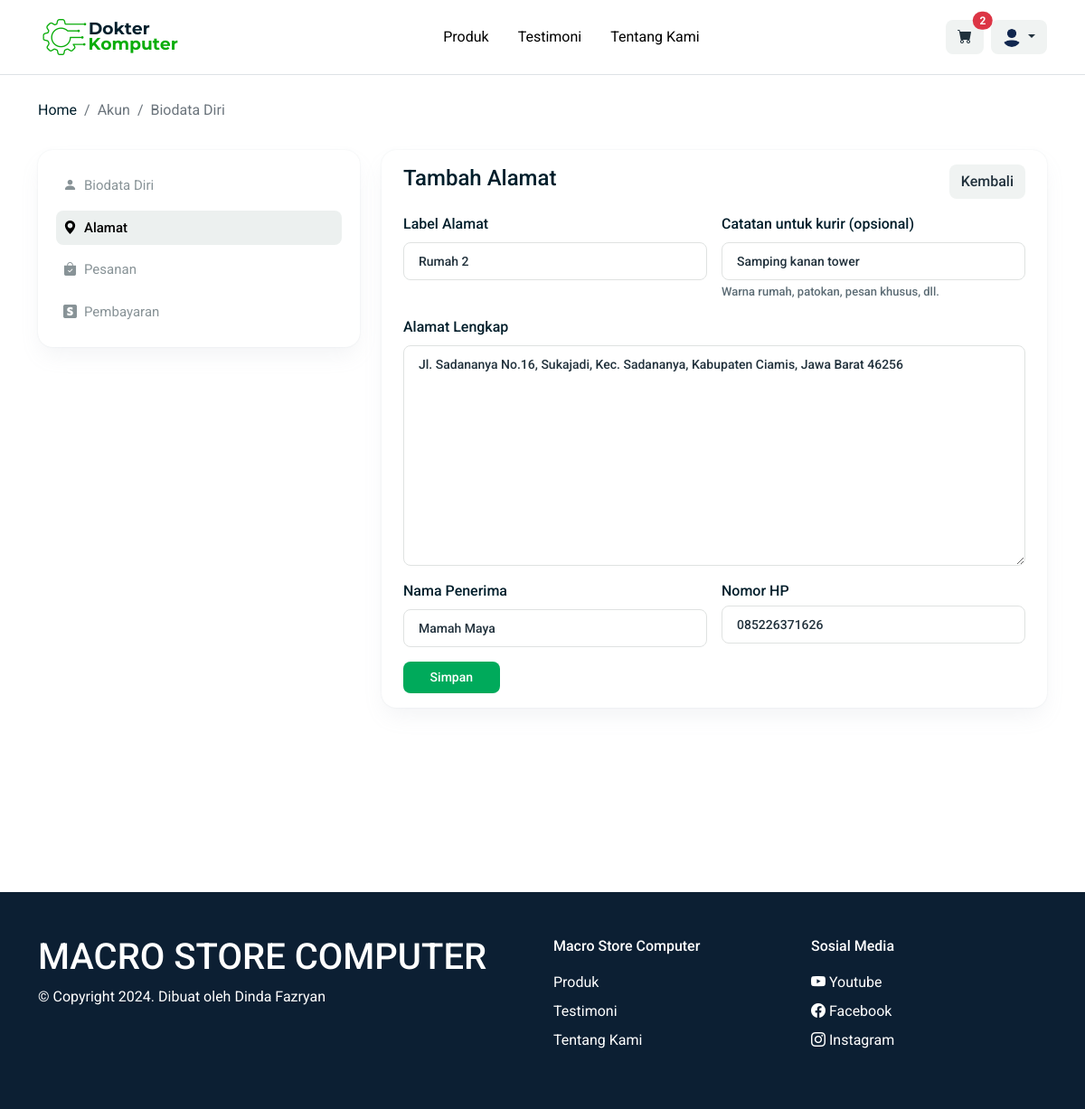
Screenshot of /akun/editalamat.php?id_alamat=5 (signed in) with the database file from the repository.
### tables this page shows
CREATE TABLE `alamat` (
  `id_alamat` int(11) NOT NULL,
  `id_user` int(11) NOT NULL,
  `label_alamat` varchar(200) NOT NULL,
  `alamat_lengkap` text NOT NULL,
  `catatan` text NOT NULL,
  `penerima` varchar(200) NOT NULL,
  `nohp_penerima` varchar(20) NOT NULL,
  `is_aktif` tinyint(4) NOT NULL DEFAULT 0
);

### fungsi.php (called while the page is built, shortened)
<?php
include "db/koneksi.php";
function show($query)
{
    global $koneksi;
    $result = mysqli_query($koneksi, $query);
    $rows = [];
    while ($row = mysqli_fetch_assoc($result)) {
        $rows[] = $row;
    }
    return $rows;
}

### akun/editalamat.php (the view, shortened to what this page needs)
<?php
include "../db/koneksi.php";
include "../fungsi.php";
$id_alamat = $_GET["id_alamat"];
$alamat = show("SELECT * FROM alamat WHERE id_alamat = '$id_alamat'");
?>
<!DOCTYPE html>
<html lang="en">
<head>
    <link rel="stylesheet" href="../asset/css/bootstrap.css">
    <link rel="stylesheet" href="../asset/css/style.css">
    <link rel="stylesheet" href="https://cdn.jsdelivr.net/npm/bootstrap-icons@1.10.3/font/bootstrap-icons.css">
</head>
<body>
    <?php include "navbar.php" ?>
    <section id="hero">
        <div class="container mb-3">
            <div class="row">
                <nav aria-label="breadcrumb">
                    <ol class="breadcrumb">
                        <li class="breadcrumb-item"><a href="index.php">Home</a></li>
                        <li class="breadcrumb-item active">Akun</li>
                        <li class="breadcrumb-item active" aria-current="page">Biodata Diri</li>
                    </ol>
                </nav>
            </div>
        </div>
        <div class="container">
            <div class="row">
                <div class="col-md-4">
                    <?php include "sidebar.php"; ?>
                </div>
                <div class="col-md-8">
                    <div class="card py-3 px-4 border-0 shadow-1 rounded-16" style="margin-bottom: 140px;">
                        <div class="row mb-3 justify-content-between align-items-center">
                            <div class="col-8">
                                <h4>Tambah Alamat</h4>
                            </div>
                            <div class="col-4 text-end ">
                                <a href="alamat.php" class="btn btn-gray fw-500">Kembali</a>
                            </div>
                        </div>
                        <form action="" method="post">
                            <div class="row row-cols-1 row-cols-lg-2 g-2 g-lg-3 mb-3">
                                <div class="col">
                                    <label for="label_alamat" class="fw-500 mb-2">Label Alamat</label>
                                    <input type="text" name="label_alamat" id="label_alamat" class="form-control" maxlength="20" required autocomplete="off" value="<?= $alamat[0]['label_alamat'] ?>">
                                </div>
                                <div class="col">
                                    <label for="catatan" class="fw-500 mb-2">Catatan untuk kurir (opsional)</label>
                                    <input type="text" name="catatan" id="catatan" class="form-control" maxlength="60" autocomplete="off" value="<?= $alamat[0]['catatan'] ?>">
                                    <small class="fw-500 fs-13 text-gray">Warna rumah, patokan, pesan khusus, dll.</small>
                                </div>
                            </div>
                            <div class="row row-cols-1 g-2 g-lg-3 mb-3">
                                <div class="col">
                                    <label for="alamat_lengkap" class="fw-500 mb-2">Alamat Lengkap</label>
                                    <textarea name="alamat_lengkap" class="form-control" id="alamat_lengkap" cols="30" rows="10" autocomplete="off" maxlength="200" required><?= $alamat[0]['alamat_lengkap'] ?></textarea>
                                </div>
                            </div>
                            <div class="row row-cols-1 row-cols-lg-2 g-2 g-lg-3 mb-3">
                                <div class="col">
                                    <label for="penerima" class="fw-500 mb-2">Nama Penerima</label>
                                    <input type="text" name="penerima" id="penerima" class="form-control" maxlength="30" autocomplete="off" required value="<?= $alamat[0]['penerima'] ?>">
                                </div>
                                <div class="col">
                                    <label for="nohp_penerima" class="fw-500 mb-1">Nomor HP</label>
                                    <input type="number" name="nohp_penerima" id="nohp_penerima" class="form-control" autocomplete="off" required value="<?= $alamat[0]['nohp_penerima'] ?>">
                                </div>
                            </div>
                            <div class="row">
                                <div class="col-4">
                                    <button type="submit" name="edit_alamat" class="btn btn-green fw-500 fs-14 w-50 d-none d-lg-inline">Simpan</button>
                                </div>
                            </div>
                        </form>
                    </div>
                </div>
            </div>
        </div>
    </section>
    <?php include "../footer.php" ?>
</body>
</html>

### asset/css/style.css (style rules this page uses)
:root { --font-rubick: "Rubik"; --font-roboto: "Roboto"; --font-poppins: "Poppins"; --color-dark: #001e2b; --color-default: #0c0c0b; --color-gray: #5c6c75; --color-gray-100: #f0f3f2; --color-gray-200: #ecf0ef; --color-gray-300: #cccfce; --color-gray-500: #889397; --color-gray-700: #3d4f58; --color-gray-800: #21313c; --color-green: #00aa5b; --color-green-light: #ceefce; --color-green-hover: #098a4e; --color-blue: #016bf8; --border-color-green: #00aa5b; --border-color-default: #e9e9e7; --border-color-3: #c0c2c2; }
body { font-family: var(--font-roboto), sans-serif; color: var(--color-dark); }
a { text-decoration: none; color: inherit; }
#hero { margin-top: 6.9rem; margin-bottom: 4rem; }
.btn-green { background: var(--color-green); color: #fff; border-radius: 8px; transition: 0.3s; }
.text-gray { color: var(--color-gray); }
.btn-gray { background: var(--color-gray-100); color: var(--color-gray-800); border-radius: 8px; transition: 0.2s; }
.form-control { border: 1px solid #dfe2e1; border-radius: 0.5rem; color: #21313c; font-size: 0.875rem; font-weight: 500; line-height: 1.6; padding: 0.55rem 1rem; }
.fs-13 { font-size: 13px; }
.fs-14 { font-size: 14px; }
.fw-500 { font-weight: 500; }
.rounded-16 { border-radius: 1rem; }
.shadow-1 { box-shadow: 0 0 2px rgba(145, 158, 171, 0.2), 0 12px 24px -4px rgba(145, 158, 171, 0.12); }

### rows the page displays
alamat: label_alamat "Rumah 2", catatan "Samping kanan tower", alamat_lengkap "Jl. Sadananya No.16, Sukajadi, Kec. Sadananya, Kabupaten Ciamis, Jawa Barat 46256", penerima "Mamah Maya", nohp_penerima "085226371626"

### other values shown
$jmlItemCart[0]["total"] "2"
